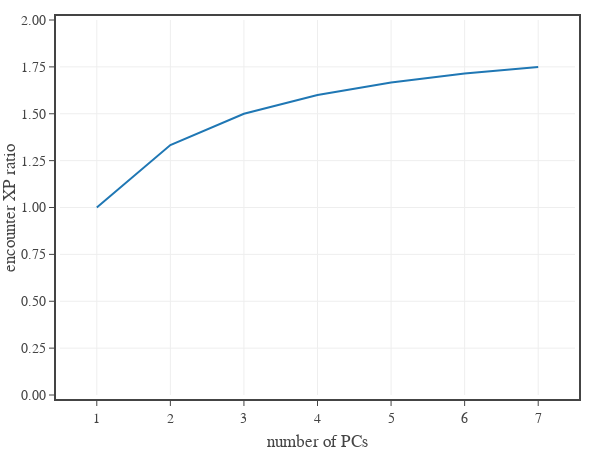

The code cell stored with this chart in its notebook:
### Code cell
# plots the encounter multiplier vs the number of PCs for three different numbers of NPCs

# create figure
fig = go.Figure(
    layout=go.Layout(
        template=tfb.FIG_TEMPLATE,
        margin=dict(l=60, r=25, b=55, t=20, pad=4),
        xaxis=dict(
            title_text='number of PCs',
            range=[0.5,7.5],
            tick0=0, dtick=1,
        ),
        yaxis=dict(
            title_text='encounter XP ratio',
            range=[0,2],
            tick0=0, dtick=0.25,
            tickformat = '.2f',
        ),
    )
)

# plot data
P = np.arange(1, 8)
y = np.array([encounter_multiplier_approx(p, 1, PD=p)/encounter_multiplier_approx(p, 1) for p in P ])
fig.add_trace(go.Scatter(
    x=P,
    y=y,
    mode='lines',
    showlegend=False,
    hovertemplate=
        'PCs %{x:d}<br>'+
        'XP ratio %{y:,.2f}' + 
        '<extra></extra>'
))

# show figure
fig.update_layout(width=600, height=450)
fig.show(config=tfb.FIG_CONFIG)

# save figures
if SAVEFIGS:
    fig.update_layout(autosize=True, width=None, height=None)
    tfb.save_fig_html(fig, format='large', name='fig-single-target-em-ratio-vs-pcs-large')
    tfb.save_fig_html(fig, format='small', name='fig-single-target-em-ratio-vs-pcs-small')

### Figure 1 — Plotly figure (JSON) as saved in the notebook; plotly's stock layout.template omitted (floating-point values rounded to 4 significant figures)
{"data": [{"hovertemplate": "PCs %{x:d}<br>XP ratio %{y:,.2f}<extra></extra>", "mode": "lines", "showlegend": false, "type": "scatter", "x": [1, 2, 3, 4, 5, 6, 7], "y": [1, 1.333, 1.5, 1.6, 1.667, 1.714, 1.75]}], "layout": {"height": 450, "margin": {"b": 55, "l": 60, "pad": 4, "r": 25, "t": 20}, "width": 600, "xaxis": {"dtick": 1, "range": [0.5, 7.5], "tick0": 0, "title": {"text": "number of PCs"}}, "yaxis": {"dtick": 0.25, "range": [0, 2], "tick0": 0, "tickformat": ".2f", "title": {"text": "encounter XP ratio"}}}}
